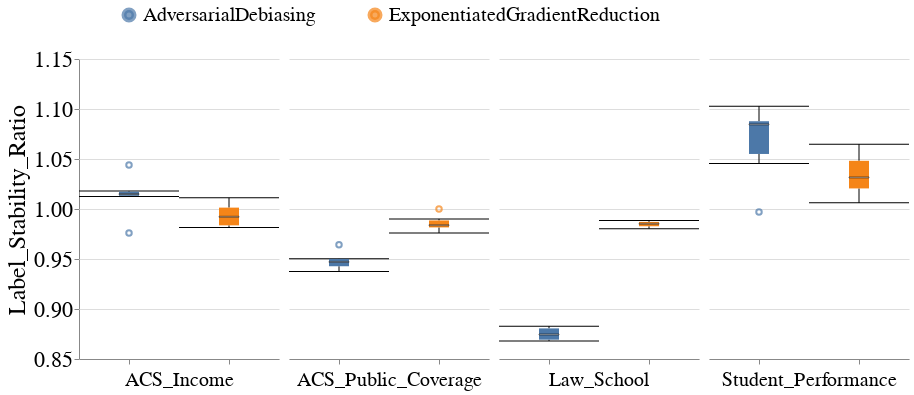

This figure's notebook cell:
### Code cell
create_dataset_box_plots_for_diff_interventions(all_group_metrics_df,
                                                model_type='In-processing',
                                                metric_name='Label_Stability_Ratio',
                                                vals_to_replace=vals_to_replace,
                                                groups_dct=dataset_sensitive_attrs_to_plot,
                                                ylim=[0.85, 1.15])

### Figure 1 — Vega-Lite specification as saved in the notebook (floating-point values rounded to 4 significant figures)
{"config": {"view": {"continuousWidth": 400, "continuousHeight": 300, "stroke": null}, "axis": {"labelFontSize": 22, "labelFontWeight": "normal", "titleFontSize": 24, "titleFontWeight": "normal"}, "facet": {"spacing": 10}, "header": {"labelFontSize": 20, "labelOrient": "bottom", "labelPadding": 5, "titleFontSize": 20}, "legend": {"columns": 5, "direction": "horizontal", "labelFontSize": 20, "labelLimit": 400, "orient": "top", "symbolOffset": 40, "symbolStrokeWidth": 5, "titleAnchor": "middle", "titleFontSize": 22, "titleLimit": 300}, "title": {"fontSize": 20}}, "data": {"name": "data-9d6bb7bb096ab6f17834405ab7f2b94f"}, "mark": {"type": "boxplot", "median": {"stroke": "black", "strokeWidth": 0.7}, "size": 20, "ticks": true}, "encoding": {"color": {"field": "Fairness_Intervention", "sort": ["Baseline", "LFR", "DIR", "AdversarialDebiasing", "ExponentiatedGradientReduction", "EqOddsPostprocessing", "ROC"], "title": null, "type": "nominal"}, "column": {"field": "Dataset_Name", "sort": ["Folktables_GA_2018_Income", "Folktables_CA_2018_Public_CoverageLaw_School", "Student_Performance_Por"], "title": null, "type": "nominal"}, "x": {"axis": {"labels": false}, "field": "Fairness_Intervention", "sort": ["Baseline", "LFR", "DIR", "AdversarialDebiasing", "ExponentiatedGradientReduction", "EqOddsPostprocessing", "ROC"], "title": null, "type": "nominal"}, "y": {"field": "Metric_Value", "scale": {"domain": [0.85, 1.15], "nice": false, "zero": false}, "title": "Label_Stability_Ratio", "type": "quantitative"}}, "resolve": {"scale": {"x": "independent"}}, "width": 200, "$schema": "https://vega.github.io/schema/vega-lite/v4.17.0.json", "datasets": {"data-9d6bb7bb096ab6f17834405ab7f2b94f": [{"Metric": "Label_Stability_Ratio", "Model_Name": "In-processing", "Dataset_Name": "ACS_Income", "Fairness_Intervention": "AdversarialDebiasing", "Experiment_Iteration": "Exp_iter_2", "Group": "SEX&RAC1P", "Metric_Value": 1.015}, {"Metric": "Label_Stability_Ratio", "Model_Name": "In-processing", "Dataset_Name": "ACS_Income", "Fairness_Intervention": "AdversarialDebiasing", "Experiment_Iteration": "Exp_iter_5", "Group": "SEX&RAC1P", "Metric_Value": 1.018}, {"Metric": "Label_Stability_Ratio", "Model_Name": "In-processing", "Dataset_Name": "ACS_Income", "Fairness_Intervention": "AdversarialDebiasing", "Experiment_Iteration": "Exp_iter_6", "Group": "SEX&RAC1P", "Metric_Value": 1.044}, {"Metric": "Label_Stability_Ratio", "Model_Name": "In-processing", "Dataset_Name": "ACS_Income", "Fairness_Intervention": "AdversarialDebiasing", "Experiment_Iteration": "Exp_iter_3", "Group": "SEX&RAC1P", "Metric_Value": 1.013}, {"Metric": "Label_Stability_Ratio", "Model_Name": "In-processing", "Dataset_Name": "ACS_Income", "Fairness_Intervention": "AdversarialDebiasing", "Experiment_Iteration": "Exp_iter_4", "Group": "SEX&RAC1P", "Metric_Value": 0.9759}, {"Metric": "Label_Stability_Ratio", "Model_Name": "In-processing", "Dataset_Name": "ACS_Income", "Fairness_Intervention": "AdversarialDebiasing", "Experiment_Iteration": "Exp_iter_1", "Group": "SEX&RAC1P", "Metric_Value": 1.015}, {"Metric": "Label_Stability_Ratio", "Model_Name": "In-processing", "Dataset_Name": "ACS_Income", "Fairness_Intervention": "ExponentiatedGradientReduction", "Experiment_Iteration": "Exp_iter_1", "Group": "SEX&RAC1P", "Metric_Value": 1.002}, {"Metric": "Label_Stability_Ratio", "Model_Name": "In-processing", "Dataset_Name": "ACS_Income", "Fairness_Intervention": "ExponentiatedGradientReduction", "Experiment_Iteration": "Exp_iter_2", "Group": "SEX&RAC1P", "Metric_Value": 0.9841}, {"Metric": "Label_Stability_Ratio", "Model_Name": "In-processing", "Dataset_Name": "ACS_Income", "Fairness_Intervention": "ExponentiatedGradientReduction", "Experiment_Iteration": "Exp_iter_5", "Group": "SEX&RAC1P", "Metric_Value": 0.9814}, {"Metric": "Label_Stability_Ratio", "Model_Name": "In-processing", "Dataset_Name": "ACS_Income", "Fairness_Intervention": "ExponentiatedGradientReduction", "Experiment_Iteration": "Exp_iter_3", "Group": "SEX&RAC1P", "Metric_Value": 0.9835}, {"Metric": "Label_Stability_Ratio", "Model_Name": "In-processing", "Dataset_Name": "ACS_Income", "Fairness_Intervention": "ExponentiatedGradientReduction", "Experiment_Iteration": "Exp_iter_6", "Group": "SEX&RAC1P", "Metric_Value": 1.011}, {"Metric": "Label_Stability_Ratio", "Model_Name": "In-processing", "Dataset_Name": "ACS_Income", "Fairness_Intervention": "ExponentiatedGradientReduction", "Experiment_Iteration": "Exp_iter_4", "Group": "SEX&RAC1P", "Metric_Value": 1.0}, {"Metric": "Label_Stability_Ratio", "Model_Name": "In-processing", "Dataset_Name": "ACS_Public_Coverage", "Fairness_Intervention": "AdversarialDebiasing", "Experiment_Iteration": "Exp_iter_1", "Group": "SEX&RAC1P", "Metric_Value": 0.9447}, {"Metric": "Label_Stability_Ratio", "Model_Name": "In-processing", "Dataset_Name": "ACS_Public_Coverage", "Fairness_Intervention": "AdversarialDebiasing", "Experiment_Iteration": "Exp_iter_2", "Group": "SEX&RAC1P", "Metric_Value": 0.9376}, {"Metric": "Label_Stability_Ratio", "Model_Name": "In-processing", "Dataset_Name": "ACS_Public_Coverage", "Fairness_Intervention": "AdversarialDebiasing", "Experiment_Iteration": "Exp_iter_5", "Group": "SEX&RAC1P", "Metric_Value": 0.9421}, {"Metric": "Label_Stability_Ratio", "Model_Name": "In-processing", "Dataset_Name": "ACS_Public_Coverage", "Fairness_Intervention": "AdversarialDebiasing", "Experiment_Iteration": "Exp_iter_3", "Group": "SEX&RAC1P", "Metric_Value": 0.9643}, {"Metric": "Label_Stability_Ratio", "Model_Name": "In-processing", "Dataset_Name": "ACS_Public_Coverage", "Fairness_Intervention": "AdversarialDebiasing", "Experiment_Iteration": "Exp_iter_4", "Group": "SEX&RAC1P", "Metric_Value": 0.9503}, {"Metric": "Label_Stability_Ratio", "Model_Name": "In-processing", "Dataset_Name": "ACS_Public_Coverage", "Fairness_Intervention": "AdversarialDebiasing", "Experiment_Iteration": "Exp_iter_6", "Group": "SEX&RAC1P", "Metric_Value": 0.9495}, {"Metric": "Label_Stability_Ratio", "Model_Name": "In-processing", "Dataset_Name": "ACS_Public_Coverage", "Fairness_Intervention": "ExponentiatedGradientReduction", "Experiment_Iteration": "Exp_iter_5", "Group": "SEX&RAC1P", "Metric_Value": 0.976}, {"Metric": "Label_Stability_Ratio", "Model_Name": "In-processing", "Dataset_Name": "ACS_Public_Coverage", "Fairness_Intervention": "ExponentiatedGradientReduction", "Experiment_Iteration": "Exp_iter_1", "Group": "SEX&RAC1P", "Metric_Value": 0.9999}, {"Metric": "Label_Stability_Ratio", "Model_Name": "In-processing", "Dataset_Name": "ACS_Public_Coverage", "Fairness_Intervention": "ExponentiatedGradientReduction", "Experiment_Iteration": "Exp_iter_2", "Group": "SEX&RAC1P", "Metric_Value": 0.9809}, {"Metric": "Label_Stability_Ratio", "Model_Name": "In-processing", "Dataset_Name": "ACS_Public_Coverage", "Fairness_Intervention": "ExponentiatedGradientReduction", "Experiment_Iteration": "Exp_iter_3", "Group": "SEX&RAC1P", "Metric_Value": 0.9901}, {"Metric": "Label_Stability_Ratio", "Model_Name": "In-processing", "Dataset_Name": "ACS_Public_Coverage", "Fairness_Intervention": "ExponentiatedGradientReduction", "Experiment_Iteration": "Exp_iter_6", "Group": "SEX&RAC1P", "Metric_Value": 0.9836}, {"Metric": "Label_Stability_Ratio", "Model_Name": "In-processing", "Dataset_Name": "ACS_Public_Coverage", "Fairness_Intervention": "ExponentiatedGradientReduction", "Experiment_Iteration": "Exp_iter_4", "Group": "SEX&RAC1P", "Metric_Value": 0.984}, {"Metric": "Label_Stability_Ratio", "Model_Name": "In-processing", "Dataset_Name": "Law_School", "Fairness_Intervention": "AdversarialDebiasing", "Experiment_Iteration": "Exp_iter_1", "Group": "male&race", "Metric_Value": 0.872}, {"Metric": "Label_Stability_Ratio", "Model_Name": "In-processing", "Dataset_Name": "Law_School", "Fairness_Intervention": "AdversarialDebiasing", "Experiment_Iteration": "Exp_iter_4", "Group": "male&race", "Metric_Value": 0.877}, {"Metric": "Label_Stability_Ratio", "Model_Name": "In-processing", "Dataset_Name": "Law_School", "Fairness_Intervention": "AdversarialDebiasing", "Experiment_Iteration": "Exp_iter_3", "Group": "male&race", "Metric_Value": 0.868}, {"Metric": "Label_Stability_Ratio", "Model_Name": "In-processing", "Dataset_Name": "Law_School", "Fairness_Intervention": "AdversarialDebiasing", "Experiment_Iteration": "Exp_iter_2", "Group": "male&race", "Metric_Value": 0.8828}, {"Metric": "Label_Stability_Ratio", "Model_Name": "In-processing", "Dataset_Name": "Law_School", "Fairness_Intervention": "AdversarialDebiasing", "Experiment_Iteration": "Exp_iter_6", "Group": "male&race", "Metric_Value": 0.8818}, {"Metric": "Label_Stability_Ratio", "Model_Name": "In-processing", "Dataset_Name": "Law_School", "Fairness_Intervention": "AdversarialDebiasing", "Experiment_Iteration": "Exp_iter_5", "Group": "male&race", "Metric_Value": 0.8684}, {"Metric": "Label_Stability_Ratio", "Model_Name": "In-processing", "Dataset_Name": "Law_School", "Fairness_Intervention": "ExponentiatedGradientReduction", "Experiment_Iteration": "Exp_iter_1", "Group": "male&race", "Metric_Value": 0.9885}, {"Metric": "Label_Stability_Ratio", "Model_Name": "In-processing", "Dataset_Name": "Law_School", "Fairness_Intervention": "ExponentiatedGradientReduction", "Experiment_Iteration": "Exp_iter_2", "Group": "male&race", "Metric_Value": 0.9803}, {"Metric": "Label_Stability_Ratio", "Model_Name": "In-processing", "Dataset_Name": "Law_School", "Fairness_Intervention": "ExponentiatedGradientReduction", "Experiment_Iteration": "Exp_iter_3", "Group": "male&race", "Metric_Value": 0.9838}, {"Metric": "Label_Stability_Ratio", "Model_Name": "In-processing", "Dataset_Name": "Law_School", "Fairness_Intervention": "ExponentiatedGradientReduction", "Experiment_Iteration": "Exp_iter_4", "Group": "male&race", "Metric_Value": 0.9824}, {"Metric": "Label_Stability_Ratio", "Model_Name": "In-processing", "Dataset_Name": "Law_School", "Fairness_Intervention": "ExponentiatedGradientReduction", "Experiment_Iteration": "Exp_iter_5", "Group": "male&race", "Metric_Value": 0.9867}, {"Metric": "Label_Stability_Ratio", "Model_Name": "In-processing", "Dataset_Name": "Law_School", "Fairness_Intervention": "ExponentiatedGradientReduction", "Experiment_Iteration": "Exp_iter_6", "Group": "male&race", "Metric_Value": 0.9872}, {"Metric": "Label_Stability_Ratio", "Model_Name": "In-processing", "Dataset_Name": "Student_Performance", "Fairness_Intervention": "AdversarialDebiasing", "Experiment_Iteration": "Exp_iter_1", "Group": "sex", "Metric_Value": 1.085}, {"Metric": "Label_Stability_Ratio", "Model_Name": "In-processing", "Dataset_Name": "Student_Performance", "Fairness_Intervention": "AdversarialDebiasing", "Experiment_Iteration": "Exp_iter_2", "Group": "sex", "Metric_Value": 1.084}, {"Metric": "Label_Stability_Ratio", "Model_Name": "In-processing", "Dataset_Name": "Student_Performance", "Fairness_Intervention": "AdversarialDebiasing", "Experiment_Iteration": "Exp_iter_3", "Group": "sex", "Metric_Value": 1.103}, {"Metric": "Label_Stability_Ratio", "Model_Name": "In-processing", "Dataset_Name": "Student_Performance", "Fairness_Intervention": "AdversarialDebiasing", "Experiment_Iteration": "Exp_iter_4", "Group": "sex", "Metric_Value": 0.997}, {"Metric": "Label_Stability_Ratio", "Model_Name": "In-processing", "Dataset_Name": "Student_Performance", "Fairness_Intervention": "AdversarialDebiasing", "Experiment_Iteration": "Exp_iter_6", "Group": "sex", "Metric_Value": 1.089}, {"Metric": "Label_Stability_Ratio", "Model_Name": "In-processing", "Dataset_Name": "Student_Performance", "Fairness_Intervention": "AdversarialDebiasing", "Experiment_Iteration": "Exp_iter_5", "Group": "sex", "Metric_Value": 1.045}, {"Metric": "Label_Stability_Ratio", "Model_Name": "In-processing", "Dataset_Name": "Student_Performance", "Fairness_Intervention": "ExponentiatedGradientReduction", "Experiment_Iteration": "Exp_iter_1", "Group": "sex", "Metric_Value": 1.065}, {"Metric": "Label_Stability_Ratio", "Model_Name": "In-processing", "Dataset_Name": "Student_Performance", "Fairness_Intervention": "ExponentiatedGradientReduction", "Experiment_Iteration": "Exp_iter_2", "Group": "sex", "Metric_Value": 1.023}, {"Metric": "Label_Stability_Ratio", "Model_Name": "In-processing", "Dataset_Name": "Student_Performance", "Fairness_Intervention": "ExponentiatedGradientReduction", "Experiment_Iteration": "Exp_iter_3", "Group": "sex", "Metric_Value": 1.04}, {"Metric": "Label_Stability_Ratio", "Model_Name": "In-processing", "Dataset_Name": "Student_Performance", "Fairness_Intervention": "ExponentiatedGradientReduction", "Experiment_Iteration": "Exp_iter_4", "Group": "sex", "Metric_Value": 1.006}, {"Metric": "Label_Stability_Ratio", "Model_Name": "In-processing", "Dataset_Name": "Student_Performance", "Fairness_Intervention": "ExponentiatedGradientReduction", "Experiment_Iteration": "Exp_iter_5", "Group": "sex", "Metric_Value": 1.02}, {"Metric": "Label_Stability_Ratio", "Model_Name": "In-processing", "Dataset_Name": "Student_Performance", "Fairness_Intervention": "ExponentiatedGradientReduction", "Experiment_Iteration": "Exp_iter_6", "Group": "sex", "Metric_Value": 1.051}]}}
